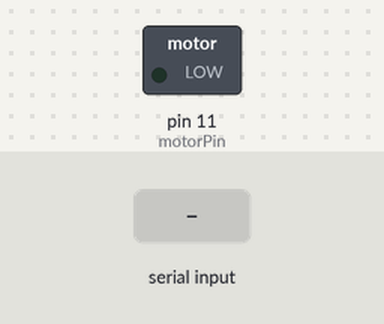
Bench run of a sketch on a simulated Arduino Uno, built with avr-gcc and run on an emulated ATmega328P. On the bench: switched loads named in the sketch (green lamp = pin HIGH). Inputs (shaded band) come from the test bench. What the sketch prints to the serial monitor is not drawn.

Above: at 1.2 s.
1.3 s: "90,45\n" received over Serial
At 2.5 s:
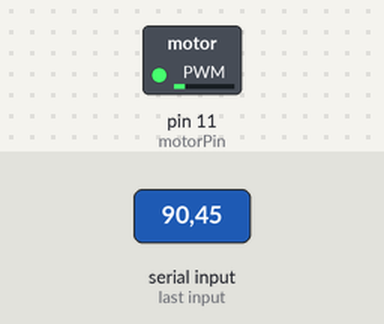
2.8 s: "30,150\n" received over Serial
At 3.9 s:
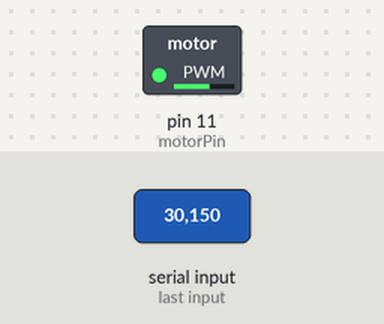
4.3 s: "200\n" received over Serial
At 4.9 s:
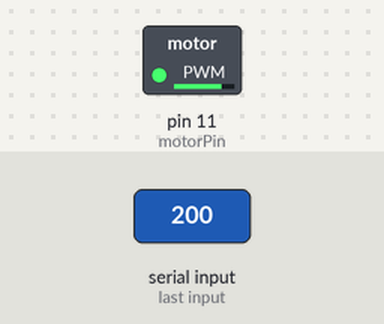
5.8 s: "90\n" received over Serial
At 7.2 s:
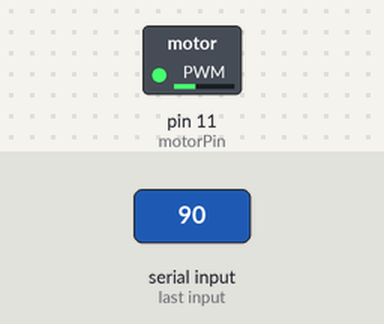
Timing chart, 0 to 8.3 s (numbered marks = the images above; inputs shaded):
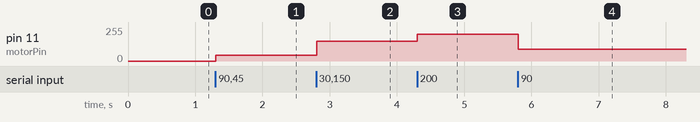

The sketch:

fan.ino
```cpp
/* http://www.electroschematics.com/9540/arduino-fan-speed-controlled-temperature/
 *  Read input from Serial and writes accordingly a motor

 circuit:
 * fan on pin 5
 * NPN transistor
 * 220 ohm resistor
 */

int motorPin = 11;

void setup()
{
  pinMode(motorPin, OUTPUT);
  Serial.begin(9600);
  while (! Serial);
  Serial.println("Speed 0 to 255");
}


void loop()
{
  if (Serial.available())
  {
    int speed = Serial.parseInt();
    if (speed > 0 && speed <= 255)
    {
      analogWrite(motorPin, speed);
    }
  }
} 
```

Measured:
- after the input at 1.3 s, pin 11 (motorPin): 0/255 → 45/255 at once
- after the input at 2.8 s, pin 11 (motorPin): 45/255 → 150/255 at once
- after the input at 4.3 s, pin 11 (motorPin): 150/255 → 200/255 at once
- after the input at 5.8 s, pin 11 (motorPin): 200/255 → 90/255 at once
